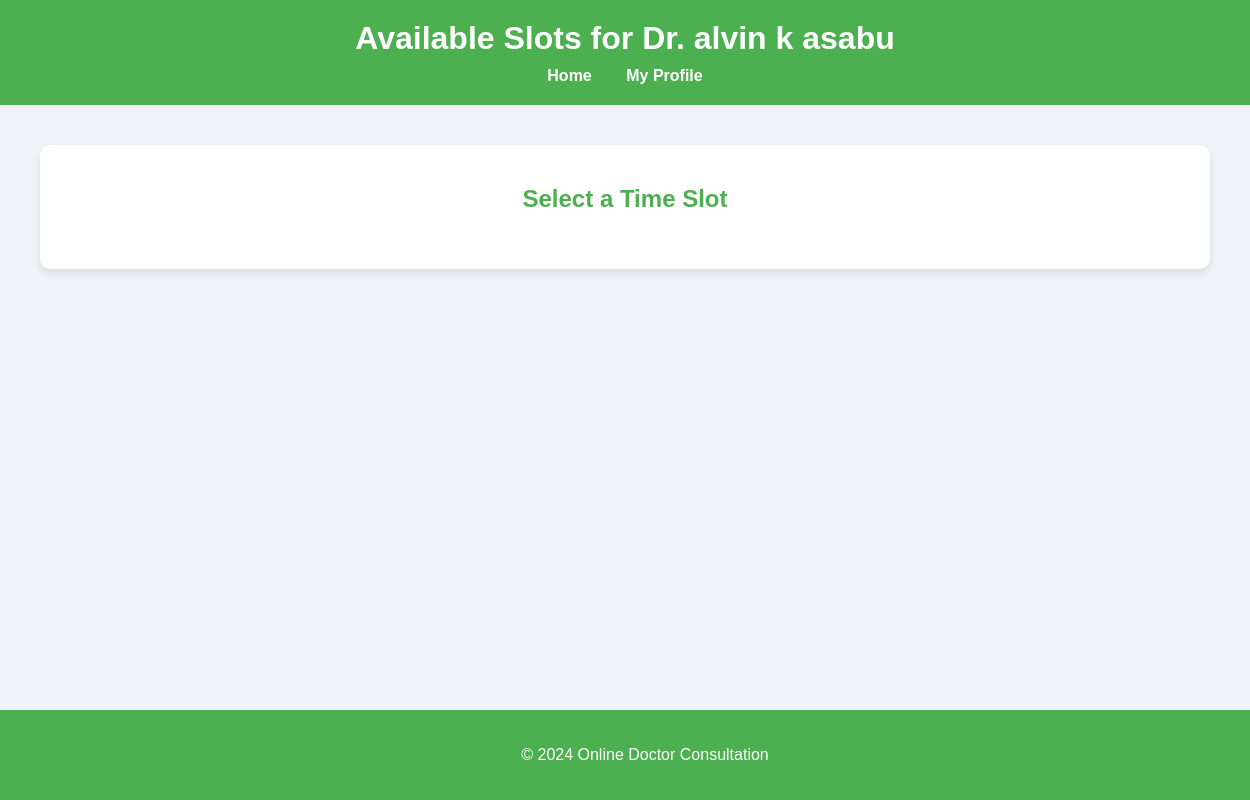
Before: /timeline/doctors/1/ (signed in) with the older database file.
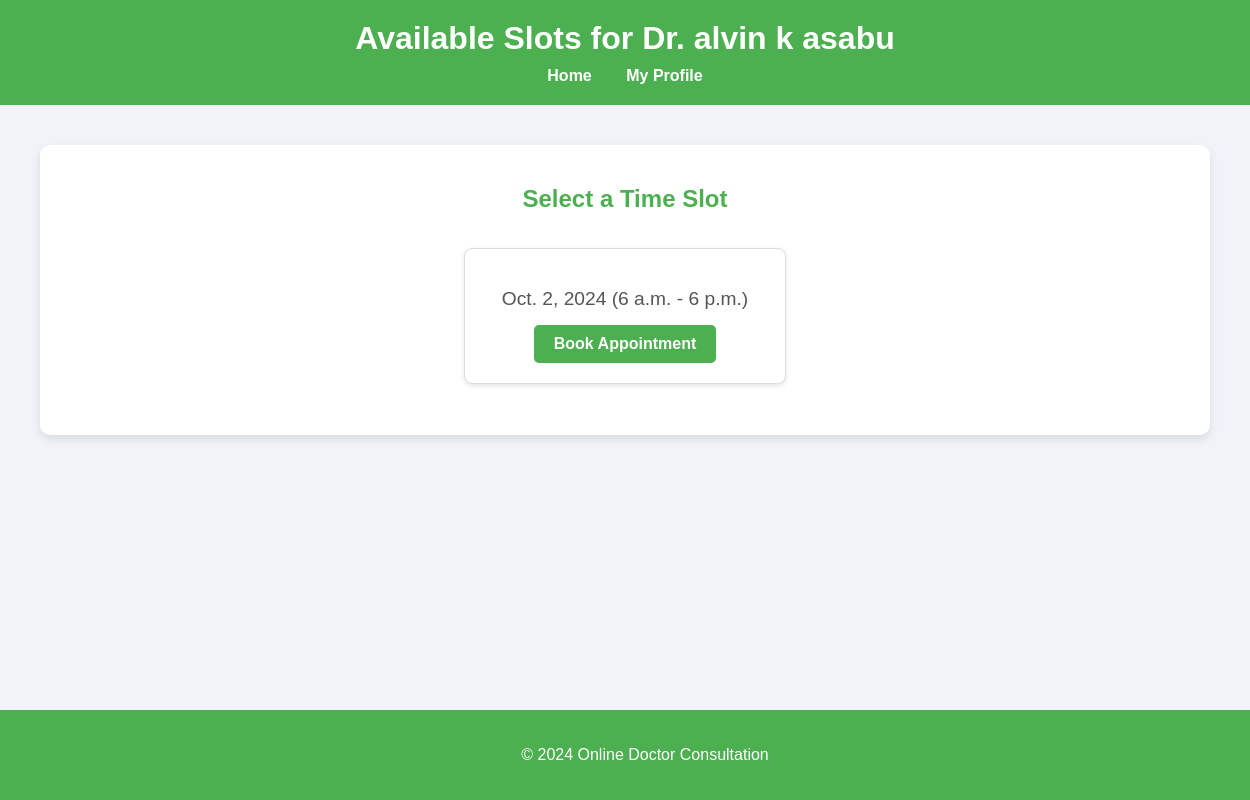
After: the same page with the newer database file.
### myapp/models.py (models this page shows, shortened)
class DoctorAvailability(models.Model):
    doctor = models.ForeignKey(Doctor, on_delete=models.CASCADE)
    date = models.DateField()
    start_time = models.TimeField()
    end_time = models.TimeField()

### myapp/views.py (the view)
# urls.py: path('doctors/<int:doctor_id>/', views.doctor_availability, name='doctor_availability'),
@login_required
def doctor_availability(request, doctor_id):
    doctor = get_object_or_404(Doctor, id=doctor_id)
    availability = DoctorAvailability.objects.filter(doctor=doctor, date__gte=now().date())
    return render(request, 'doctor_availability.html', {'doctor': doctor, 'availability': availability})

### myapp/templates/doctor_availability.html (shortened to what this page needs)
<!DOCTYPE html>
<html lang="en">
<head>
</head>
<body>
    <header>
        <h1>Available Slots for Dr. {{ doctor.name }}</h1>
        <nav>
            <a href="/">Home</a>
            <a href="/profile/">My Profile</a>
        </nav>
    </header>
    <main>
        <section class="availability-section">
            <h2>Select a Time Slot</h2>
            <ul class="availability-list">
                {% for slot in availability %}
                <li class="availability-card">
                    <p>{{ slot.date }} ({{ slot.start_time }} - {{ slot.end_time }})</p>
                    <a class="button" href="{% url 'book_appointment' slot.id %}">Book Appointment</a>
                </li>
                {% endfor %}
            </ul>
        </section>
    </main>
    <footer>
        <p>&copy; 2024 Online Doctor Consultation</p>
    </footer>
</body>
</html>

Changed rows visible on the page:
added DoctorAvailability: date "Oct. 2, 2024", start_time "6 a.m.", end_time "6 p.m."
